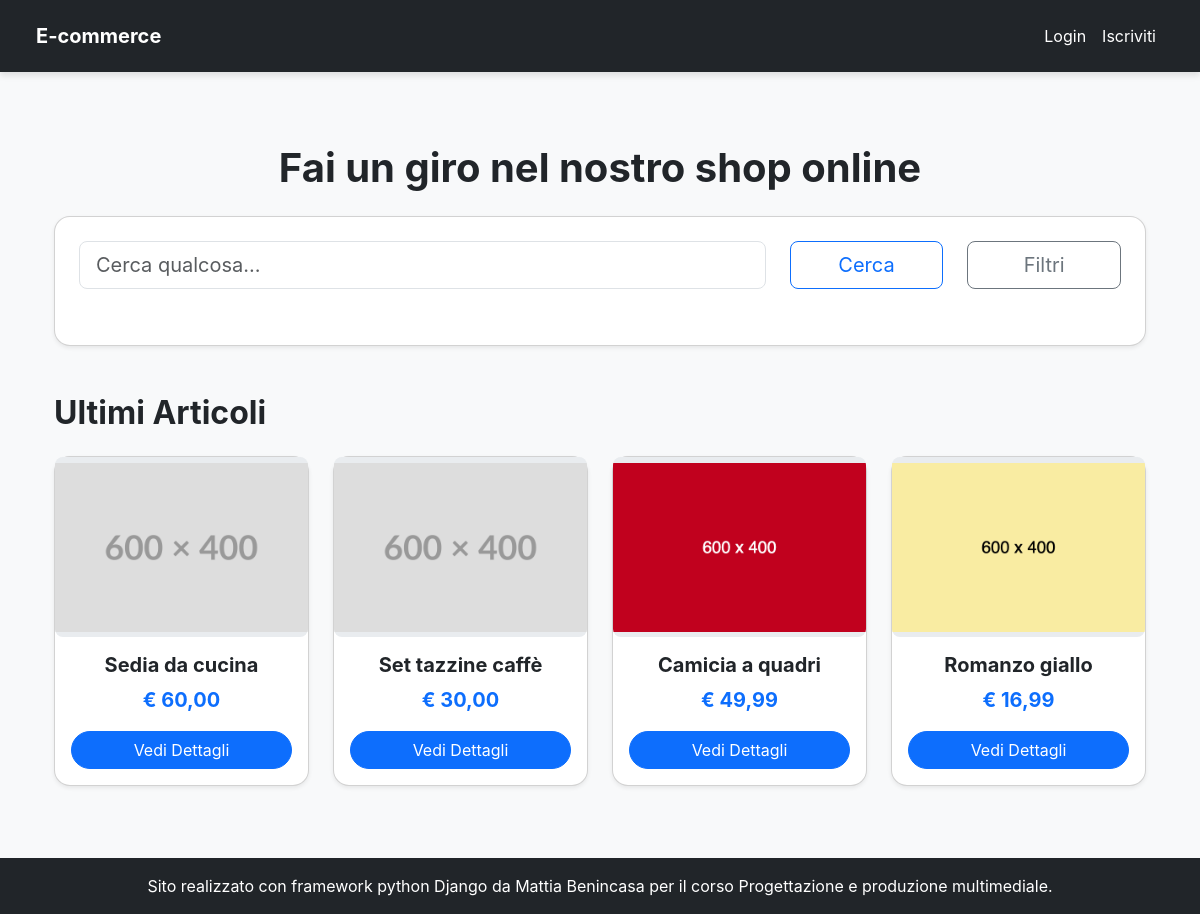
The app's page /, older data.
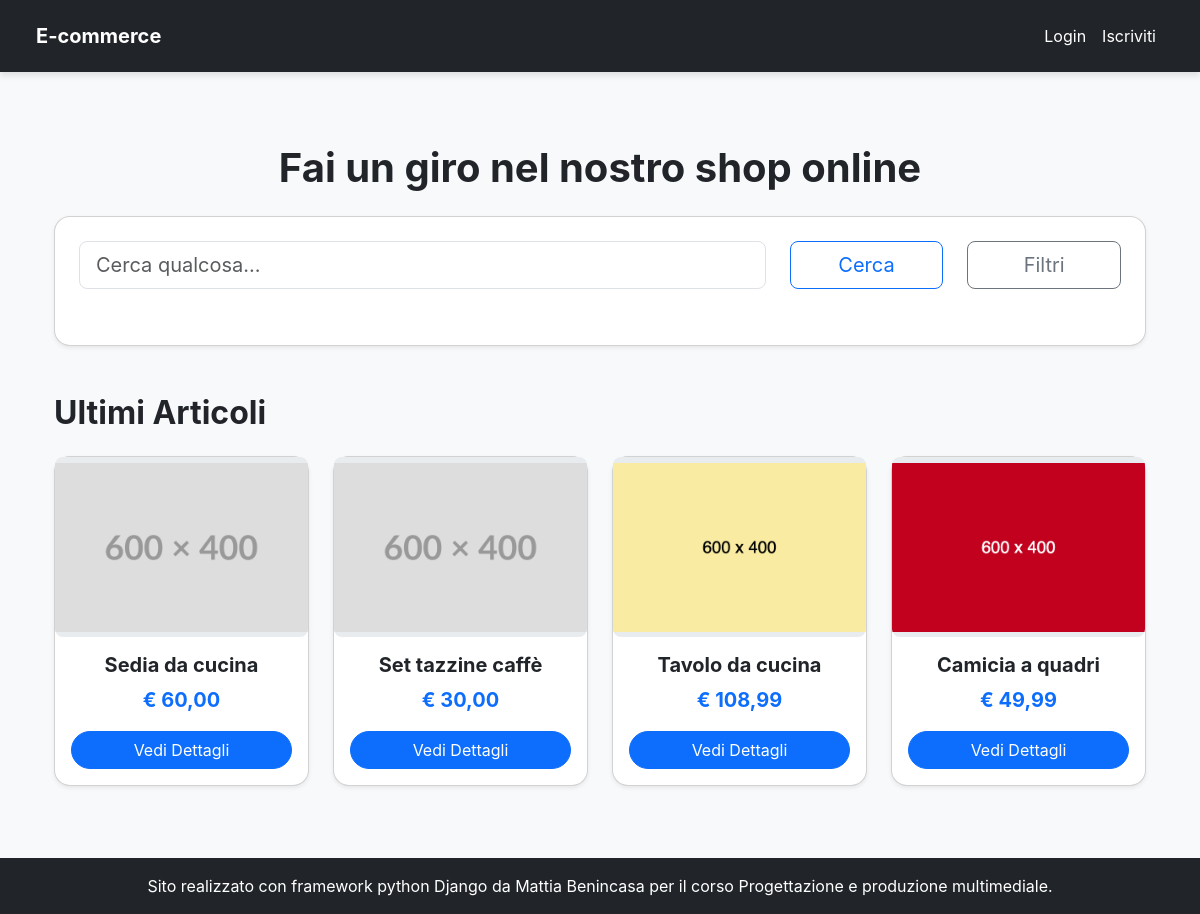
The same page, newer data.
### products/models.py (models this page shows, shortened)
class Product(models.Model):
    name = models.CharField(max_length=200, verbose_name="Nome Prodotto")
    slug = AutoSlugField(populate_from='name', unique=True, always_update=True)
    category = models.ForeignKey(
        Category,
        on_delete=models.SET_NULL,
        null=True,
        blank=True,
        related_name='products',
        verbose_name="Categoria"
    )
    description = models.TextField(verbose_name="Descrizione prodotto")
    price = models.DecimalField(
        max_digits=10,
        decimal_places=2,
        verbose_name="Prezzo in €"
    )
    stock = models.IntegerField(
        default=0,
        verbose_name="Quantità Disponibile",
        help_text="Quantità di prodotti disponibili in magazzino."
    )
    created_at = models.DateTimeField(auto_now_add=True, verbose_name="Data Creazione")
    updated_at = models.DateTimeField(auto_now=True, verbose_name="Ultimo Aggiornamento")
    image = models.ImageField(default='placeholder.png', blank=True, verbose_name='immagine prodotto')
    class Meta:
        ordering = ('name',)
        verbose_name = "Prodotto"
        verbose_name_plural = "Prodotti"

### pages/views.py (the view)
# urls.py: path("", HomePageView.as_view(), name="HomePage")
class HomePageView(TemplateView):
    template_name = 'HomePage.html'
    def get_context_data(self, **kwargs):
        context = super().get_context_data(**kwargs)
        context['form'] = ProductSearchForm(self.request.GET)
        context['latest_products'] = Product.objects.filter(stock__gt=0).order_by('-created_at')[:4]
        return context

### products/models.py (called while the page is built)
    def __str__(self):
        return self.name

### templates/HomePage.html (shortened to what this page needs)
{% extends 'base.html' %}
{% load crispy_forms_tags %}
{% load humanize %}
{% block content %}
<div class="container my-5">
    <h1 class="text-center mb-4 fw-bold text-dark">Fai un giro nel nostro shop online</h1>
    <div class="card p-4 rounded-card shadow-sm mb-5">
        <form id="searchForm" method="get" action="{% url 'product_list' %}" class="mb-3">
            {% crispy form %}
        </form>
    </div>
    <h2 class="fw-bold text-dark mb-4">Ultimi Articoli</h2>
    {% if latest_products %}
    <div class="row row-cols-1 row-cols-md-2 row-cols-lg-4 g-4 mb-5">
        {% for product in latest_products %}
        <div class="col">
            <div class="card h-100 shadow-sm rounded-card">
                <div class="img-placeholder" style="height: 180px;">
                    {% if product.image.name %}
                        <img class="product_image" src="{{ product.image.url }}" alt="{{ product.name }}">
                    {% else %}
                        [Image of Product placeholder]
                    {% endif %}
                </div>
                <div class="card-body d-flex flex-column text-center">
                    <h5 class="card-title fw-bold text-dark">{{ product.name }}</h5>
                    <p class="card-text text-primary fs-5 fw-bold">€ {{ product.price|floatformat:2|intcomma }}</p>
                    <a href="{% url 'product_details' slug=product.slug %}" class="btn btn-primary rounded-pill mt-auto">Vedi Dettagli</a>
                </div>
            </div>
        </div>
        {% endfor %}
    </div>
    {% else %}
    <div class="alert alert-info text-center" role="alert">
        Nessun articolo recente disponibile.
    </div>
    {% endif %}
</div>
{% endblock content %}

### templates/base.html (shortened to what this page needs)
<!DOCTYPE html>
<html lang="it">
<head>
    <link href="https://cdn.jsdelivr.net/npm/bootstrap@5.3.3/dist/css/bootstrap.min.css" rel="stylesheet"
          xintegrity="sha384-QWTKZyjpPEjISv5WaRU9Oer_idvLwtxj0s3rNb+eD+PjSgWvKWHB/a8P+fK7">
</head>
<body class="d-flex flex-column min-vh-100">
    <nav class="navbar navbar-expand-lg fixed-top navbar-dark bg-dark px-4 py-3">
        <div class="container-fluid">
        {% if perms.accounts.can_access_manager_dashboard %}
        <a class="navbar-brand fw-bold text-white" href="{% url 'store_manager_dashboard' %}">E-commerce - spazio dedicato allo staff</a>
        {% else %}
            <a class="navbar-brand fw-bold text-white" href="/">E-commerce</a>
        {% endif %}
            <div class="collapse navbar-collapse" id="navbarSupportedContent">
                {% if user.is_authenticated and perms.accounts.can_access_customer_dashboard %}
                <ul class="navbar-nav ms-auto">
                    <li class="nav-item">
                        <a class="nav-link text-white" href="{% url 'cart' %}">Carrello</a>
                    </li>
                    <li class="nav-item dropdown">
                        <a class="nav-link dropdown-toggle" href="#" role="button" data-bs-toggle="dropdown" aria-expanded="false">
                            {{ user.username }}
                        </a>
                        <ul class="dropdown-menu">
                            <li><a class="dropdown-item" href="{% url 'dashboard' %}">Profilo</a></li>
                            <li><a class="dropdown-item" href="{% url 'my_orders' %}">I miei ordini</a></li>
                            <li>
                                <form action="{% url 'logout' %}" method="post" class="d-inline">
                                        {% csrf_token %}
                                        <button type="submit" class="dropdown-item">Logout</button>
                                </form>
                            </li>
                        </ul>
                    </li>
                </ul>
                {% else %}
                <ul class="navbar-nav ms-auto">
                    <li class="nav-item">
                        <a class="nav-link text-white" href="{% url 'login' %}">Login</a>
                    </li>
                    <li class="nav-item">
                        <a class="nav-link text-white" href="{% url 'signup' %}">Iscriviti</a>
                    </li>
                </ul>
                {% endif %}
            </div>
        </div>
    </nav>
    <main class="container my-4 flex-grow-1">
        {% block content %}
        {% endblock content %}
    </main>
    <footer class="bg-dark text-white text-center py-3 mt-auto rounded-top-lg">
        <div class="container">
            <p class="mb-0">Sito realizzato con framework python Django da Mattia Benincasa per il corso Progettazione e produzione multimediale.</p>
        </div>
    </footer>
</body>
</html>

### templates/base.html (style rules this page uses)
body { font-family: 'Inter', sans-serif; background-color: #f8f9fa; padding-top: 4.5rem; }
.rounded-card { border-radius: 1rem; }
.navbar { box-shadow: 0 4px 6px rgba(0, 0, 0, 0.1); }
.btn-primary, .btn-secondary { border-radius: 0.5rem; }
.img-placeholder { background-color: #e9ecef; display: flex; align-items: center; justify-content: center; font-size: 1.25rem; color: #6c757d; height: 200px; border-radius: 0.5rem; overflow: hidden; }
.product_image { width: 100%; height: 200px; object-fit: contain; }

Row changes from the older to the newer data that the page shows:
no longer on this page (row edited): Product: image (placeholder picture), name "Romanzo giallo", price "16,99"
now on this page (row edited): Product: image (placeholder picture), name "Tavolo da cucina", price "108,99"
